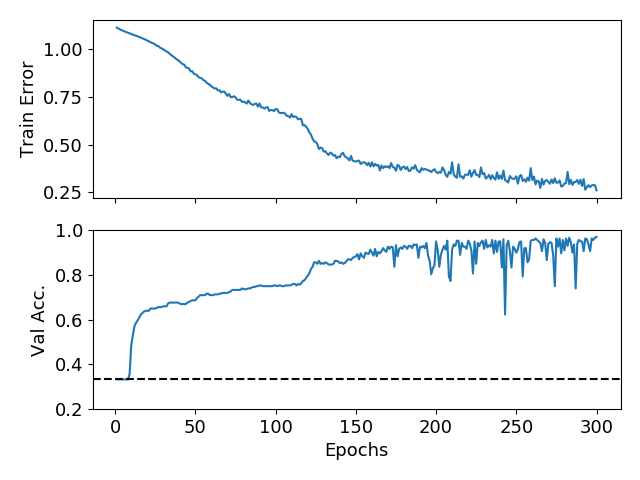

Here is the Python script that generated this plot:
#!/usr/bin/env python3
import matplotlib.pyplot as plt
import numpy as np

plt.rcParams.update({'font.size': 13})

hist = np.load("hist.npy")
P = hist.shape[0]

fig, axs = plt.subplots(nrows=2, sharex='col', num='history')
axs[0].plot(np.arange(1, 1+P), hist[:, 0])
axs[0].set_ylabel('Train Error')

axs[1].plot(np.arange(1, 1+P), hist[:, 1])
axs[1].set_ylabel('Val Acc.')

axs[1].axhline(y=1./3., linestyle='dashed', color='k')  # this line corresponds to random guessing acc.
axs[1].set_xlabel('Epochs')

axs[1].set_ylim(0.2, 1.0)
fig.tight_layout()

plt.show()
